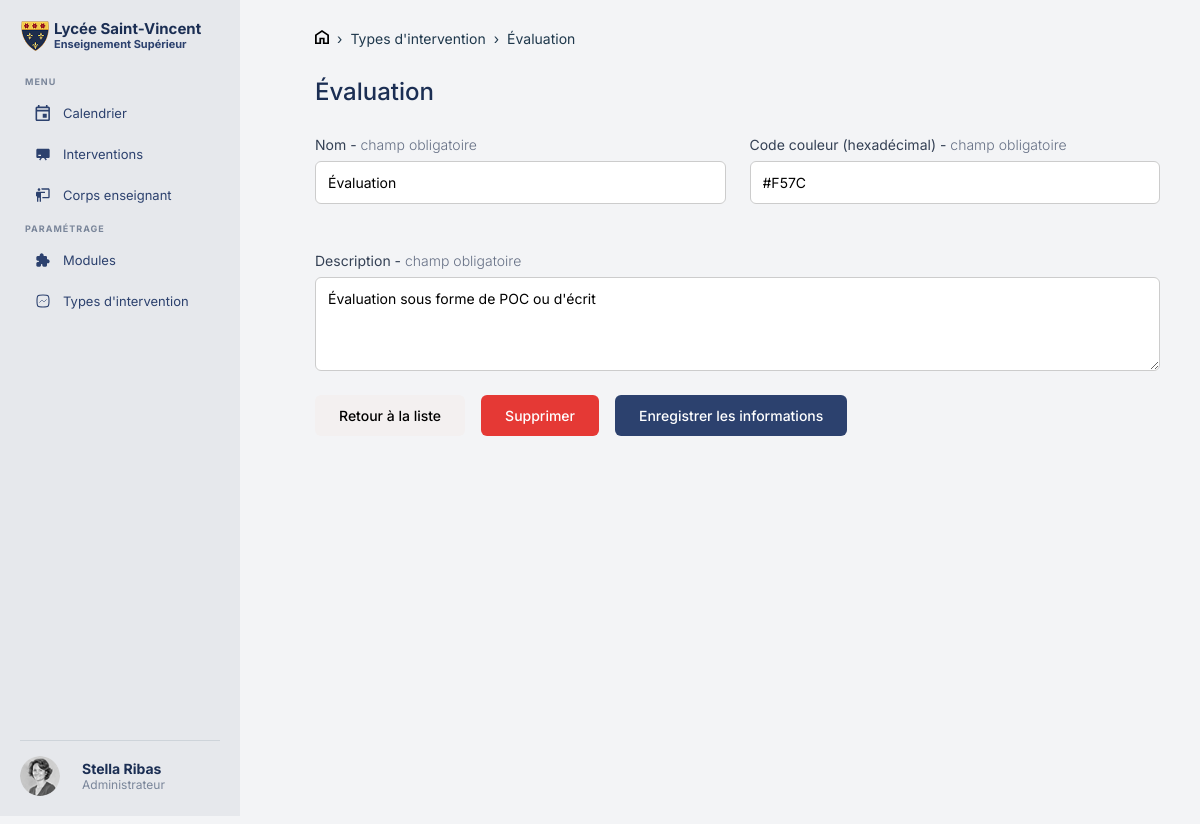
The page /fiche_type.php?id=4 on the database its author committed.
### tables this page shows
CREATE TABLE IF NOT EXISTS `intervention_type` (
  `id` int NOT NULL AUTO_INCREMENT,
  `name` varchar(255) NOT NULL,
  `description` text NOT NULL,
  `color` varchar(20) NOT NULL,
  PRIMARY KEY (`id`)
);

### database/requetefichetype.php (called while the page is built, shortened)
<?php
$id = isset($_GET['id']) ? (int)$_GET['id'] : 0;
$stmt = $pdo->prepare("SELECT * FROM intervention_type WHERE id = ?");
$stmt->execute([$id]);
$type = $stmt->fetch(PDO::FETCH_ASSOC);

### public/fiche_type.php (the view, shortened to what this page needs)
<?php
require_once '../fonctions/db.php';
require_once '../database/requetefichetype.php';
?>
<!DOCTYPE html>
<html lang="fr">
<head>
    <link rel="stylesheet" href="assets/css/header.css">
    <link rel="stylesheet" href="assets/css/fiche_type.css">
</head>
<body class="page-fiche">
<div class="page">
    <?php require_once '../inclus/header.php'; ?>
    <main class="contenu">
        <nav class="fil">
            <a href="../index.php"><img src="assets/images/Home.svg"></a>
            <span>›</span>
            <a href="type_intervention.php">Types d'intervention</a>
            <span>›</span>
            <span><?= htmlspecialchars($type['name']) ?></span>
        </nav>
        <h1 class="titre-fiche"><?= htmlspecialchars($type['name']) ?></h1>
        <form method="POST" action="" id="formulaire-principal">
            <div class="grille-champs">
                <div class="champ">
                    <label>Nom - <span class="obligatoire">champ obligatoire</span></label>
                    <input type="text" name="nom" value="<?= htmlspecialchars($_GET['nom'] ?? $type['name']) ?>">
                </div>
                <div class="champ">
                    <label>Code couleur (hexadécimal) - <span class="obligatoire">champ obligatoire</span></label>
                    <div class="champ-couleur">
                        <input type="text" name="color" value="<?= htmlspecialchars($_GET['color'] ?? $type['color']) ?>">
                    </div>
                </div>
            </div>
            <div class="champ">
                <label>Description - <span class="obligatoire">champ obligatoire</span></label>
                <textarea name="description" rows="4"><?= htmlspecialchars($_GET['description'] ?? $type['description']) ?></textarea>
            </div>
            <div class="boutons">
                <a href="type_intervention.php" class="bouton-retour">Retour à la liste</a>
                <button type="button" class="bouton-supprimer" onclick="document.getElementById('modal-supprimer').showModal()">Supprimer</button>
                <button type="submit" name="enregistrer" class="bouton-enregistrer">Enregistrer les informations</button>
            </div>
        </form>
    </main>
</div>
</body>
</html>

### public/assets/css/header.css (style rules this page uses)
html, body { margin: 0; padding: 0; overflow-x: hidden; box-sizing: border-box; font-family: 'Inter', sans-serif; background-color: #f3f4f6; color: #1b2e53; }
.page { display: flex; min-height: 100vh; }

### public/assets/css/fiche_type.css (style rules this page uses)
.contenu { margin-left: 275px; flex: 1; min-height: 100vh; padding: 30px 40px; }
.fil { display: flex; align-items: center; gap: 8px; font-size: 14px; color: #1F384C; margin-bottom: 30px; }
.fil a { color: #1F384C; text-decoration: none; }
.titre-fiche { font-size: 24px; font-weight: 500; margin-bottom: 30px; }
.grille-champs { display: grid; grid-template-columns: 1fr 1fr; gap: 24px; margin-bottom: 24px; }
.champ { display: flex; flex-direction: column; gap: 8px; margin-bottom: 24px; }
.champ label { font-size: 14px; font-weight: 400; color: #344054; }
.obligatoire { font-weight: 300; color: #667085; }
.champ input[type="text"], .champ textarea { padding: 12px; border: 1px solid #ccc; border-radius: 6px; font-size: 14px; font-family: 'Inter', sans-serif; outline: none; width: 100%; box-sizing: border-box; }
.champ textarea { resize: vertical; }
.champ-couleur { display: flex; align-items: center; gap: 10px; }
.boutons { display: flex; gap: 16px; align-items: center; margin-top: 10px; }
.bouton-retour { padding: 12px 24px; border-radius: 6px; background: #f3f0f0; color: #000000; font-size: 14px; font-weight: 500; text-decoration: none; cursor: pointer; }
.bouton-supprimer { padding: 12px 24px; border: none; border-radius: 6px; background: #E53935; color: white; font-size: 14px; font-weight: 500; cursor: pointer; font-family: 'Inter', sans-serif; }
.bouton-enregistrer { padding: 12px 24px; border: none; border-radius: 6px; background: #2c416e; color: white; font-size: 14px; font-weight: 500; cursor: pointer; font-family: 'Inter', sans-serif; }

### rows shown on the page
intervention_type: name "Évaluation", nom "Évaluation", color "#F57C", description "Évaluation sous forme de POC ou d'écrit"
